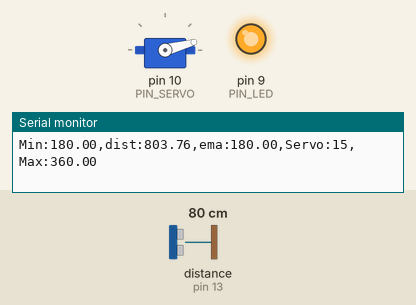
A sketch run on a simulated Arduino Uno, built with avr-gcc and run on an emulated ATmega328P. On the bench: servo, output pins drawn as LEDs (lit = HIGH), the last lines printed to the serial monitor. Wiring (inferred from the names in the program): ultrasonic range finder: trigger pin 12; echo pin 13. The inputs (shaded band) are chosen by the test bench; at power-on: distance to the obstacle (sensor on pin 13) 80 cm. The echo pulse lasts 58.3 µs per cm; pins used as bus, display or sensor lines are not drawn.

Above: at 1.2 s.
1.3 s: distance to the obstacle (sensor on pin 13) set to 38 cm
2.8 s: distance to the obstacle (sensor on pin 13) set to 35 cm
At 2.95 s:
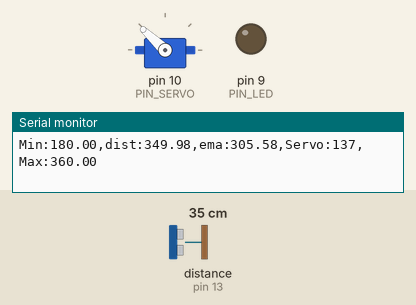
At 4.8 s:
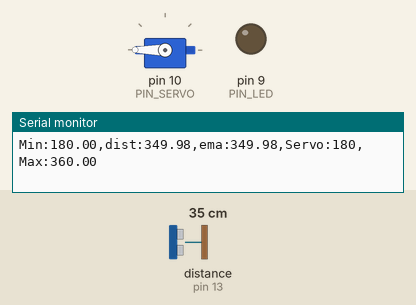
5.8 s: distance to the obstacle (sensor on pin 13) set to 2 cm
At 6.3 s:
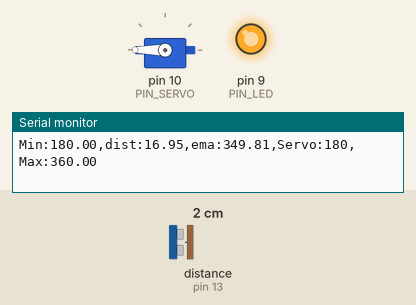
Timing chart, 0 to 8.8 s (numbered marks = the images above; inputs shaded):
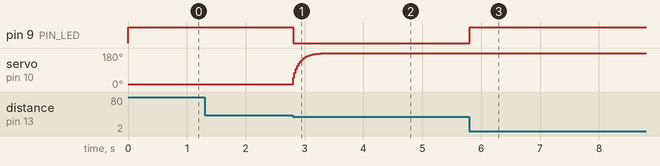

Measured:
- the behaviour switches between 36 and 35 cm on distance to the obstacle (sensor on pin 13) (found by bisection; images 0 and 1)
- after the input at 2.8 s, pin 9 (PIN_LED): HIGH → LOW at once; servo on pin 10 (PIN_SERVO): moves from 15° to 180° over 0.67 s, starting at once
- after the input at 5.8 s, pin 9 (PIN_LED): LOW → HIGH at once

The sketch:

11.ino
```cpp
#include <Servo.h>

#define PIN_LED   9
#define PIN_TRIG  12
#define PIN_ECHO  13
#define PIN_SERVO 10

#define SND_VEL 346.0
#define INTERVAL 25
#define PULSE_DURATION 10
#define _DIST_MIN 180.0
#define _DIST_MAX 360.0

#define TIMEOUT ((INTERVAL / 2) * 1000.0)
#define SCALE (0.001 * 0.5 * SND_VEL)

// EMA
#define _EMA_ALPHA 0.2

// Servo calibration
#define _DUTY_MIN 700
#define _DUTY_MAX 2500
#define _DUTY_NEU ((_DUTY_MIN + _DUTY_MAX) / 2)

float dist_ema, dist_prev = _DIST_MIN;
unsigned long last_sampling_time;

Servo myservo;

void setup() {
  pinMode(PIN_LED, OUTPUT);
  pinMode(PIN_TRIG, OUTPUT);
  pinMode(PIN_ECHO, INPUT);

  digitalWrite(PIN_TRIG, LOW);
  digitalWrite(PIN_LED, HIGH);   // LED OFF (active-low)

  myservo.attach(PIN_SERVO);
  myservo.writeMicroseconds(_DUTY_MIN);

  dist_prev = _DIST_MIN;
  dist_ema = _DIST_MIN;

  Serial.begin(57600);
}

void loop() {
  float dist_raw, dist_filtered;

  if (millis() < last_sampling_time + INTERVAL)
    return;

  dist_raw = USS_measure(PIN_TRIG, PIN_ECHO);

  if ((dist_raw == 0.0) || (dist_raw > _DIST_MAX)) {
    dist_filtered = dist_prev;
  }
  else if (dist_raw < _DIST_MIN) {
    dist_filtered = dist_prev;
  }
  else {
    dist_filtered = dist_raw;
    dist_prev = dist_raw;
  }

  // EMA Filter
  dist_ema = _EMA_ALPHA * dist_filtered
           + (1.0 - _EMA_ALPHA) * dist_ema;

  int duty;

  if (dist_ema <= _DIST_MIN) {
    duty = _DUTY_MIN;
  }
  else if (dist_ema >= _DIST_MAX) {
    duty = _DUTY_MAX;
  }
  else {
    duty = _DUTY_MIN
         + (dist_ema - _DIST_MIN)
         * (_DUTY_MAX - _DUTY_MIN)
         / (_DIST_MAX - _DIST_MIN);
  }

  myservo.writeMicroseconds(duty);

  // 측정 범위 안이면 LED ON
  if (dist_raw >= _DIST_MIN && dist_raw <= _DIST_MAX)
    digitalWrite(PIN_LED, LOW);
  else
    digitalWrite(PIN_LED, HIGH);

  // Serial Plotter
  Serial.print("Min:");
  Serial.print(_DIST_MIN);

  Serial.print(",dist:");
  Serial.print(dist_raw);

  Serial.print(",ema:");
  Serial.print(dist_ema);

  Serial.print(",Servo:");
  Serial.print(myservo.read());

  Serial.print(",Max:");
  Serial.print(_DIST_MAX);

  Serial.println("");

  last_sampling_time += INTERVAL;
}


// get a distance reading from USS
float USS_measure(int TRIG, int ECHO)
{
  digitalWrite(TRIG, HIGH);
  delayMicroseconds(PULSE_DURATION);
  digitalWrite(TRIG, LOW);

  return pulseIn(ECHO, HIGH, TIMEOUT) * SCALE;
}
```
